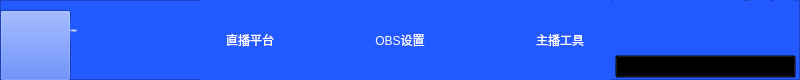
   <widget class="QFrame" name="frame">
    <property name="geometry">
     <rect>
      <x>0</x>
      <y>0</y>
      <width>800</width>
      <height>80</height>
     </rect>
    </property>
    <property name="styleSheet">
     <string notr="true">background-color: rgb(35, 90, 255);
color: rgb(255, 255, 255);</string>
    </property>
    <property name="frameShape">
     <enum>QFrame::StyledPanel</enum>
    </property>
    <property name="frameShadow">
     <enum>QFrame::Raised</enum>
    </property>
    <widget class="QPushButton" name="close_win">
     <property name="geometry">
      <rect>
       <x>774</x>
       <y>0</y>
       <width>21</width>
       <height>23</height>
      </rect>
     </property>
     <property name="styleSheet">
      <string notr="true">border:none;</string>
     </property>
     <property name="text">
      <string/>
     </property>
     <property name="icon">
      <iconset resource="mainpy.qrc">
       <normaloff>:/icon/icons/close3.svg</normaloff>:/icon/icons/close3.svg</iconset>
     </property>
    </widget>
    <widget class="QPushButton" name="min_win">
     <property name="geometry">
      <rect>
       <x>750</x>
       <y>0</y>
       <width>21</width>
       <height>23</height>
      </rect>
     </property>
     <property name="styleSheet">
      <string notr="true">border:none;</string>
     </property>
     <property name="text">
      <string/>
     </property>
     <property name="icon">
      <iconset resource="mainpy.qrc">
       <normaloff>:/icon/icons/mini.svg</normaloff>:/icon/icons/mini.svg</iconset>
     </property>
    </widget>
    <widget class="QToolButton" name="toolButton_logo">
     <property name="geometry">
      <rect>
       <x>0</x>
       <y>10</y>
       <width>71</width>
       <height>71</height>
      </rect>
     </property>
     <property name="styleSheet">
      <string notr="true">QToolButton{
border-image: url(:/icon/icons/logo0.png);}
QToolButton:pressed{
margin-left: 7px;
margin-top: 7px;
}</string>
     </property>
     <property name="text">
      <string/>
     </property>
    </widget>
    <widget class="QWidget" name="widget_toptatle" native="true">
     <property name="geometry">
      <rect>
       <x>200</x>
       <y>0</y>
       <width>411</width>
       <height>80</height>
      </rect>
     </property>
     <property name="styleSheet">
      <string notr="true">QToolButton{
border:none;
color: rgb(255, 255, 255);
}
QToolButton:hover{
background-color: qconicalgradient(cx:0, cy:0, angle:135, stop:0 rgba(255, 255, 0, 69), stop:0.375 rgba(255, 255, 0, 69), stop:0.423533 rgba(251, 255, 0, 145), stop:0.45 rgba(247, 255, 0, 208), stop:0.477581 rgba(255, 244, 71, 130), stop:0.518717 rgba(255, 218, 71, 130), stop:0.55 rgba(255, 255, 0, 255), stop:0.57754 rgba(255, 203, 0, 130), stop:0.625 rgba(255, 255, 0, 69), stop:1 rgba(255, 255, 0, 69));
}
QToolButton:pressed{
    padding-top: 10px;
    padding-left: 10px;
}
QToolButton:checked {
background-color: qlineargradient(spread:reflect, x1:0.530655, y1:0.034, x2:0.52, y2:1, stop:0 rgba(41, 111, 255, 255), stop:1 rgba(0, 0, 255, 255));

} </string>
     </property>
     <widget class="QToolButton" name="toolButton_pingtai">
      <property name="geometry">
       <rect>
        <x>0</x>
        <y>0</y>
        <width>100</width>
        <height>80</height>
       </rect>
      </property>
      <property name="cursor">
       <cursorShape>PointingHandCursor</cursorShape>
      </property>
      <property name="styleSheet">
       <string notr="true"/>
      </property>
      <property name="text">
       <string>直播平台</string>
      </property>
      <property name="icon">
       <iconset resource="mainpy.qrc">
        <normaloff>:/img/imgs/zhibopingt2.png</normaloff>:/img/imgs/zhibopingt2.png</iconset>
      </property>
      <property name="iconSize">
       <size>
        <width>80</width>
        <height>50</height>
       </size>
      </property>
      <property name="checkable">
       <bool>true</bool>
      </property>
      <property name="autoExclusive">
       <bool>true</bool>
      </property>
      <property name="toolButtonStyle">
       <enum>Qt::ToolButtonTextUnderIcon</enum>
      </property>
     </widget>
     <widget class="QToolButton" name="toolButton_obsset">
      <property name="geometry">
       <rect>
        <x>150</x>
        <y>0</y>
        <width>100</width>
        <height>80</height>
       </rect>
      </property>
      <property name="cursor">
       <cursorShape>PointingHandCursor</cursorShape>
      </property>
      <property name="styleSheet">
       <string notr="true"/>
      </property>
      <property name="text">
       <string>OBS设置</string>
      </property>
      <property name="icon">
       <iconset resource="mainpy.qrc">
        <normaloff>:/img/imgs/obs1.png</normaloff>:/img/imgs/obs1.png</iconset>
      </property>
      <property name="iconSize">
       <size>
        <width>80</width>
        <height>50</height>
       </size>
      </property>
      <property name="checkable">
       <bool>true</bool>
      </property>
      <property name="checked">
       <bool>false</bool>
      </property>
      <property name="autoExclusive">
       <bool>true</bool>
      </property>
      <property name="toolButtonStyle">
       <enum>Qt::ToolButtonTextUnderIcon</enum>
      </property>
     </widget>
     <widget class="QToolButton" name="toolButton_tool">
      <property name="geometry">
       <rect>
        <x>310</x>
        <y>0</y>
        <width>100</width>
        <height>80</height>
       </rect>
      </property>
      <property name="cursor">
       <cursorShape>PointingHandCursor</cursorShape>
      </property>
      <property name="styleSheet">
       <string notr="true"/>
      </property>
      <property name="text">
       <string>主播工具</string>
      </property>
      <property name="icon">
       <iconset resource="mainpy.qrc">
        <normaloff>:/img/imgs/tool.png</normaloff>:/img/imgs/tool.png</iconset>
      </property>
      <property name="iconSize">
       <size>
        <width>80</width>
        <height>50</height>
       </size>
      </property>
      <property name="checkable">
       <bool>true</bool>
      </property>
      <property name="checked">
       <bool>false</bool>
      </property>
      <property name="autoExclusive">
       <bool>true</bool>
      </property>
      <property name="toolButtonStyle">
       <enum>Qt::ToolButtonTextUnderIcon</enum>
      </property>
     </widget>
    </widget>
    <widget class="QLabel" name="qqqun">
     <property name="geometry">
      <rect>
       <x>613</x>
       <y>0</y>
       <width>131</width>
       <height>21</height>
      </rect>
     </property>
     <property name="font">
      <font>
       <family>微软雅黑</family>
       <pointsize>-1</pointsize>
       <weight>50</weight>
       <italic>false</italic>
       <bold>false</bold>
      </font>
     </property>
     <property name="styleSheet">
      <string notr="true"/>
     </property>
     <property name="text">
      <string/>
     </property>
    </widget>
    <widget class="QPushButton" name="vip_dates">
     <property name="geometry">
      <rect>
       <x>615</x>
       <y>55</y>
       <width>181</width>
       <height>23</height>
      </rect>
     </property>
     <property name="styleSheet">
      <string notr="true">color: rgb(255, 0, 0);
background-color: transparent;</string>
     </property>
     <property name="text">
      <string/>
     </property>
    </widget>
    <widget class="QLabel" name="Softwarename">
     <property name="geometry">
      <rect>
       <x>70</x>
       <y>20</y>
       <width>91</width>
       <height>21</height>
      </rect>
     </property>
     <property name="font">
      <font>
       <family>微软雅黑</family>
       <pointsize>-1</pointsize>
       <weight>50</weight>
       <italic>false</italic>
       <bold>false</bold>
      </font>
     </property>
     <property name="text">
      <string>小斗笠直播助手</string>
     </property>
    </widget>
   </widget>
